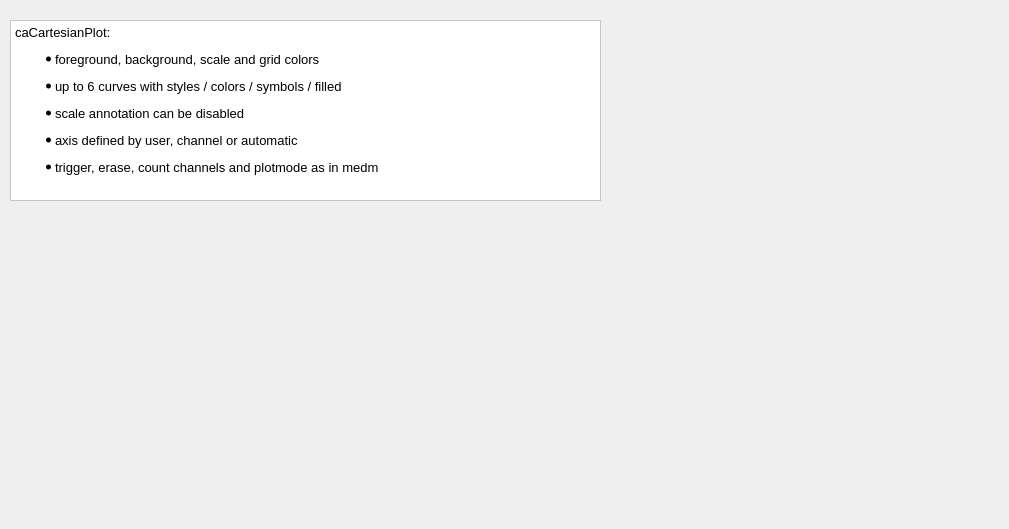
      <widget class="QWidget" name="tab_15">
       <attribute name="title">
        <string>caCartesianPlot</string>
       </attribute>
       <widget class="QTextEdit" name="textEdit_12">
        <property name="geometry">
         <rect>
          <x>10</x>
          <y>20</y>
          <width>591</width>
          <height>181</height>
         </rect>
        </property>
        <property name="styleSheet">
         <string notr="true">
QWidget {background: white;} </string>
        </property>
        <property name="html">
         <string>&lt;!DOCTYPE HTML PUBLIC &quot;-//W3C//DTD HTML 4.0//EN&quot; &quot;http://www.w3.org/TR/REC-html40/strict.dtd&quot;&gt;
&lt;html&gt;&lt;head&gt;&lt;meta name=&quot;qrichtext&quot; content=&quot;1&quot; /&gt;&lt;style type=&quot;text/css&quot;&gt;
p, li { white-space: pre-wrap; }
&lt;/style&gt;&lt;/head&gt;&lt;body style=&quot; font-family:'Sans Serif'; font-size:9pt; font-weight:400; font-style:normal;&quot;&gt;
&lt;p style=&quot; margin-top:0px; margin-bottom:0px; margin-left:0px; margin-right:0px; -qt-block-indent:0; text-indent:0px;&quot;&gt;&lt;span style=&quot; font-size:10pt;&quot;&gt;caCartesianPlot: &lt;/span&gt;&lt;/p&gt;
&lt;ul style=&quot;margin-top: 0px; margin-bottom: 0px; margin-left: 0px; margin-right: 0px; -qt-list-indent: 1;&quot;&gt;&lt;li style=&quot; font-size:10pt;&quot; style=&quot; margin-top:12px; margin-bottom:0px; margin-left:0px; margin-right:0px; -qt-block-indent:0; text-indent:0px;&quot;&gt;foreground, background, scale and grid colors&lt;/li&gt;&lt;/ul&gt;
&lt;ul style=&quot;margin-top: 0px; margin-bottom: 0px; margin-left: 0px; margin-right: 0px; -qt-list-indent: 1;&quot;&gt;&lt;li style=&quot; font-size:10pt;&quot; style=&quot; margin-top:12px; margin-bottom:0px; margin-left:0px; margin-right:0px; -qt-block-indent:0; text-indent:0px;&quot;&gt;up to 6 curves with styles / colors / symbols / filled&lt;/li&gt;
&lt;li style=&quot; font-size:10pt;&quot; style=&quot; margin-top:12px; margin-bottom:0px; margin-left:0px; margin-right:0px; -qt-block-indent:0; text-indent:0px;&quot;&gt;scale annotation can be disabled&lt;/li&gt;
&lt;li style=&quot; font-size:10pt;&quot; style=&quot; margin-top:12px; margin-bottom:0px; margin-left:0px; margin-right:0px; -qt-block-indent:0; text-indent:0px;&quot;&gt;axis defined by user, channel or automatic&lt;/li&gt;
&lt;li style=&quot; font-size:10pt;&quot; style=&quot; margin-top:12px; margin-bottom:0px; margin-left:0px; margin-right:0px; -qt-block-indent:0; text-indent:0px;&quot;&gt;trigger, erase, count channels and plotmode as in medm&lt;/li&gt;&lt;/ul&gt;&lt;/body&gt;&lt;/html&gt;</string>
        </property>
       </widget>
       <widget class="caCartesianPlot" name="caCartesianPlot_0">
        <property name="geometry">
         <rect>
          <x>20</x>
          <y>205</y>
          <width>980</width>
          <height>315</height>
         </rect>
        </property>
        <property name="sizePolicy">
         <sizepolicy hsizetype="Expanding" vsizetype="Expanding">
          <horstretch>0</horstretch>
          <verstretch>0</verstretch>
         </sizepolicy>
        </property>
        <property name="Title" stdset="0">
         <string>proscan Deflector Curve</string>
        </property>
        <property name="TitleX">
         <string>[kv]</string>
        </property>
        <property name="TitleY">
         <string>uA</string>
        </property>
        <property name="channels_1" stdset="0">
         <string>PRO:REG2D:Y:1;PRO:REG2D:X:1</string>
        </property>
        <property name="Style_1">
         <enum>caCartesianPlot::Lines</enum>
        </property>
        <property name="symbol_1">
         <enum>caCartesianPlot::NoSymbol</enum>
        </property>
        <property name="color_1">
         <color>
          <red>0</red>
          <green>0</green>
          <blue>0</blue>
         </color>
        </property>
        <property name="channels_2" stdset="0">
         <string>PRO:REG2D:Y:2;PRO:REG2D:X:2</string>
        </property>
        <property name="Style_2">
         <enum>caCartesianPlot::Lines</enum>
        </property>
        <property name="symbol_2">
         <enum>caCartesianPlot::Rect</enum>
        </property>
        <property name="color_2">
         <color>
          <red>78</red>
          <green>165</green>
          <blue>249</blue>
         </color>
        </property>
        <property name="channels_3" stdset="0">
         <string>PRO:REG2D:X;PRO:REG2D:Y</string>
        </property>
        <property name="Style_3">
         <enum>caCartesianPlot::Lines</enum>
        </property>
        <property name="symbol_3">
         <enum>caCartesianPlot::Triangle</enum>
        </property>
        <property name="color_3">
         <color>
          <red>253</red>
          <green>0</green>
          <blue>0</blue>
         </color>
        </property>
        <property name="foreground">
         <color>
          <red>236</red>
          <green>236</green>
          <blue>236</blue>
         </color>
        </property>
        <property name="background">
         <color>
          <red>236</red>
          <green>236</green>
          <blue>236</blue>
         </color>
        </property>
        <property name="scaleColor">
         <color>
          <red>0</red>
          <green>0</green>
          <blue>0</blue>
         </color>
        </property>
        <property name="XaxisScaling" stdset="0">
         <enum>caCartesianPlot::User</enum>
        </property>
        <property name="YaxisScaling" stdset="0">
         <enum>caCartesianPlot::User</enum>
        </property>
        <property name="XaxisLimits">
         <string>0;1.5</string>
        </property>
        <property name="YaxisLimits">
         <string>0;800.000000</string>
        </property>
       </widget>
       <widget class="caInclude" name="caInclude_24">
        <property name="geometry">
         <rect>
          <x>825</x>
          <y>5</y>
          <width>166</width>
          <height>218</height>
         </rect>
        </property>
        <property name="macro">
         <string>A=MMAP8Y,B=MMAP7-P</string>
        </property>
        <property name="filename" stdset="0">
         <string>object_harp_nostatus.adl</string>
        </property>
       </widget>
      </widget>
